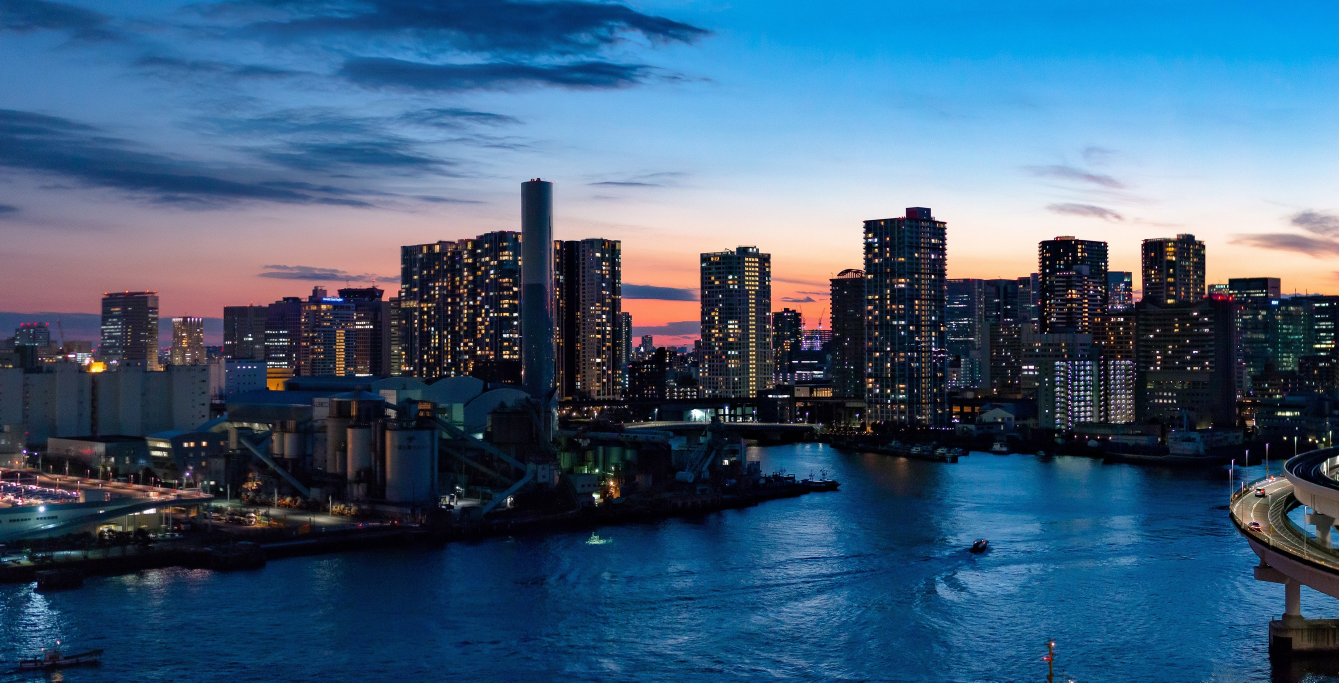
#> input picture 04 Panorama Stitching/Images/1/1.jpg, 4017 x 2047 px, given in place of 1.png, which was not available (shown at 1/3 size)
$ python test2.py
#> lines starting #> are read from the running program, lines starting #| are printed output that depends on the picture; after the words box and inside, x2 and y2 are one past the last pixel; in counts of white or black regions, pixels touching at a corner belong together; pictures that were not available may be replaced by others from this repository, and a replacement may not be noted
import cv2
import numpy as np

# 边缘检测
# 边缘检测是计算机视觉中的常见任务，它可以用来识别图像中的物体。Canny边缘检测是一种常用的边缘检测算法，OpenCV中可以使用cv2.Canny()函数来进行Canny边缘检测。
# https://zhuanlan.zhihu.com/p/651610886
# 载入图像
img = cv2.imread('2\\1.png', 0)
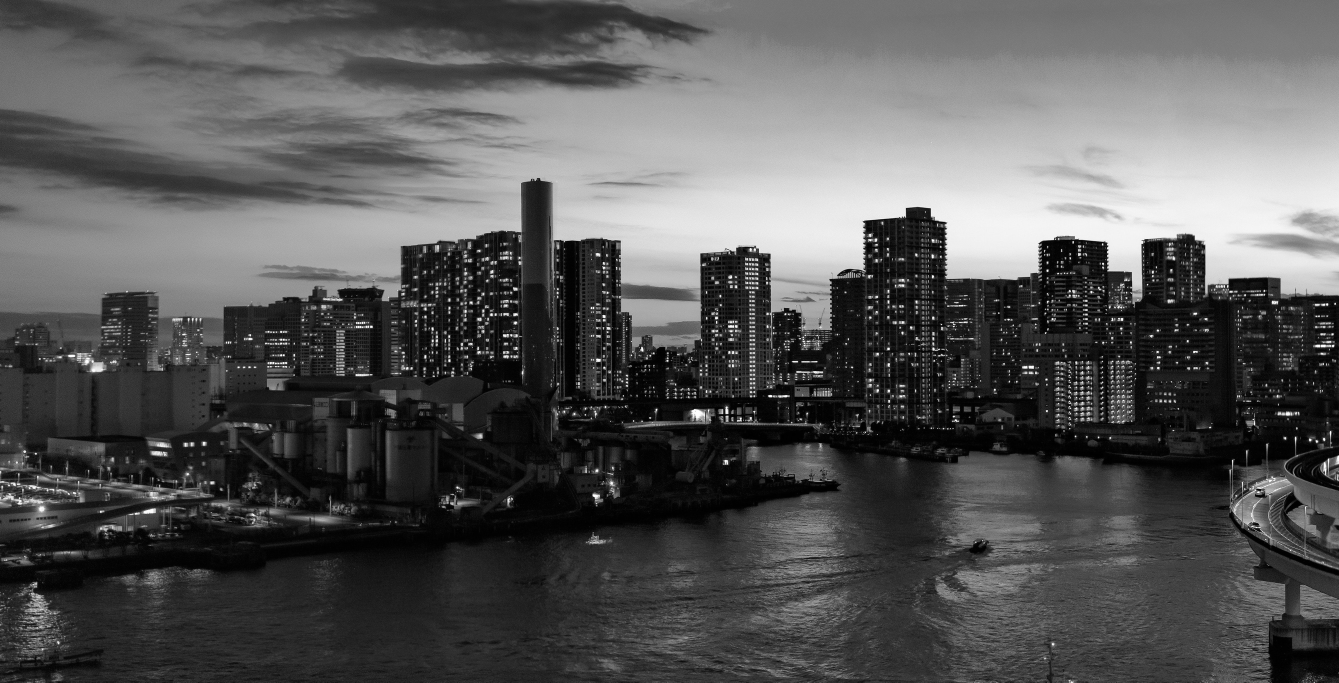
#> img: shape (2047, 4017) (shown at 1/3 size); min 0, max 255, mean 86.9

for i in range(200, 250):
    # 进行Canny边缘检测
    edges = cv2.Canny(img, i, 100 + i)

    # 显示处理结果
    # cv2.imshow('edges', edges)
    # cv2.imshow('img', img)
    # 保存成为图片
    saveStr = "C:\\Users\\Administrator\\Desktop\\output\\" + str(i) + ".png"
#> this loop made 50 passes
#> pass 1, `edges = cv2.Canny(img, i, 100 + i)`:
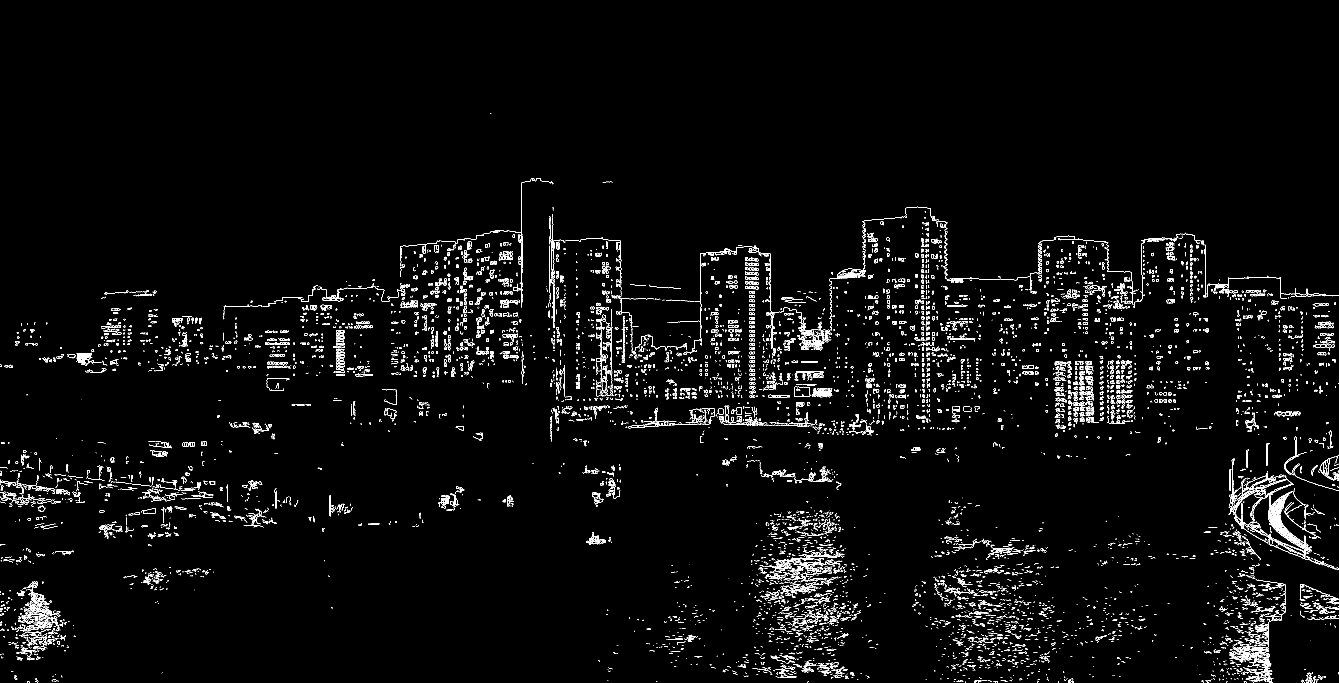
#> edges: shape (2047, 4017) (shown at 1/3 size); 2.1% white in thin lines or dots, all inside (x1, y1, x2, y2) = (0, 339, 4017, 2047)

    #cv2.imwrite(saveStr, edges)
cv2.waitKey(0)
cv2.destroyAllWindows()
# 图像金字塔
# 一般情况下，我们要处理是一副具有固定分辨率的图像。但是有些情况下， 我们需要对同一图像的不同分辨率的子图像进行处理。
# 比如，我们要在一幅图 像中查找某个目标，比如脸，我们不知道目标在图像中的尺寸大小。这种情况 下，我们需要创建创建一组图像，这些图像是具有不同分辨率的原始图像
# 我 们把这组图像叫做图像金字塔（简单来说就是同一图像的不同分辨率的子图集 合）。如果我们把最大的图像放在底部，最小的放在顶部，看起来像一座金字塔，故而得名图像金字塔。
#
# 有两类图像金字塔：高斯金字塔和拉普拉斯金字塔。
#
# 高斯金字塔的顶部是通过将底部图像中的连续的行和列去除得到的。顶部图像中的每个像素值等于下一层图像中 5 个像素的高斯加权平均值。这样操作一次一个M x N的图像就变成了一个M/2 x N/2 的图像。所以这幅图像的面积就变为原来图像面积的四分之一。
#
# 2.1 高斯金字塔
# 向下采样方法（缩小）
#
#
# 将与高斯内核卷积
# 将所有偶数行和列去除
# 向上采样方法（放大）
# 通过下列图像进行代码操作示例：
#
# 原图像大小为（442，340，3）
#
# img = cv2.imread('.jpg')
#
# # 上采样
# up = cv2.pyrUp(img)
#
# # 下采样
# down = cv2.pyrDown(img)
# 分别进行上采样和下采样原图像大小分别变为如下：
#
# （884，680，3）和（221，170，3）
#
# 使用cv2.pyrDown()，图像的分辨率就会降低，信息就会被丢失。

$ run again, with 04 Panorama Stitching/Images/1/2.jpg copied over 04 Panorama Stitching/Images/1/1.jpg
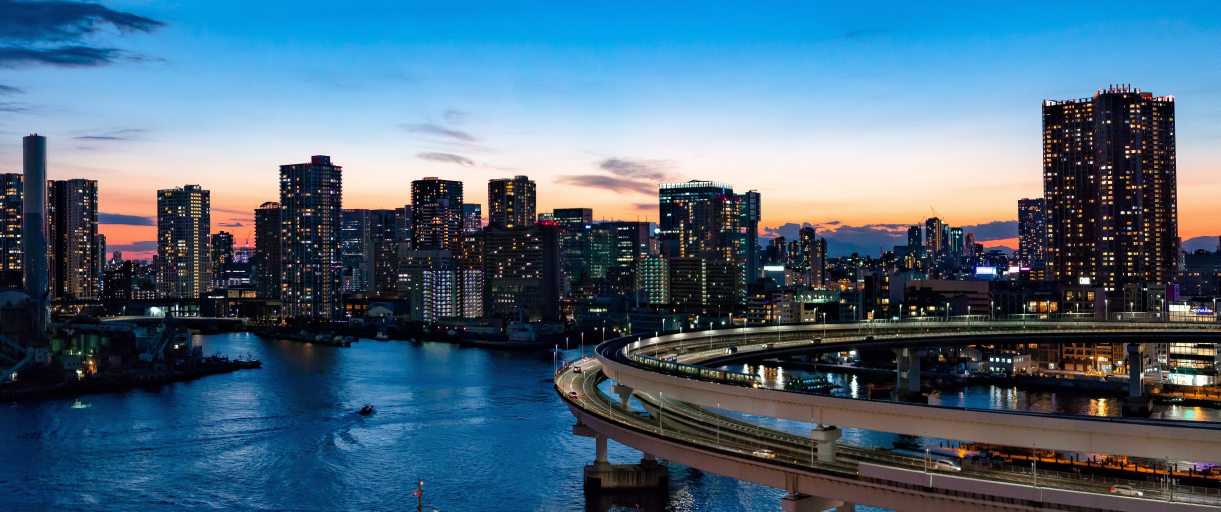
#> input picture 04 Panorama Stitching/Images/1/2.jpg, 4881 x 2047 px, given in place of 1.png, which was not available (shown at 1/4 size)
#> `img = cv2.imread('2\\1.png', 0)`:
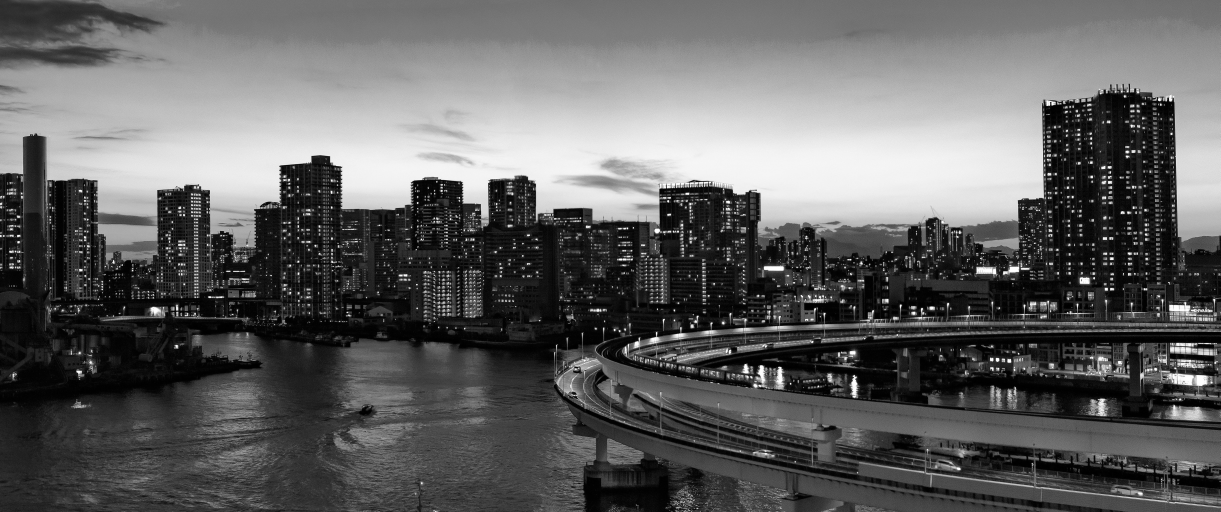
#> img: shape (2047, 4881) (shown at 1/4 size); min 0, max 255, mean 97.5
#> the loop `for i in range(200, 250):` made 50 passes
#> pass 1, `edges = cv2.Canny(img, i, 100 + i)`:
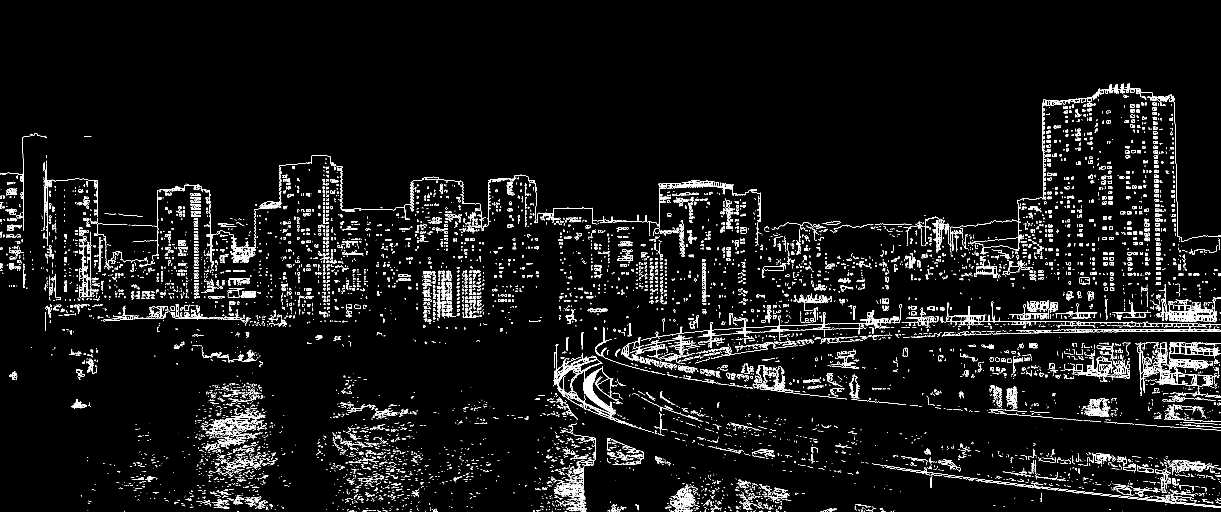
#> edges: shape (2047, 4881) (shown at 1/4 size); 2.9% white in thin lines or dots, all inside (x1, y1, x2, y2) = (0, 334, 4881, 2047)
